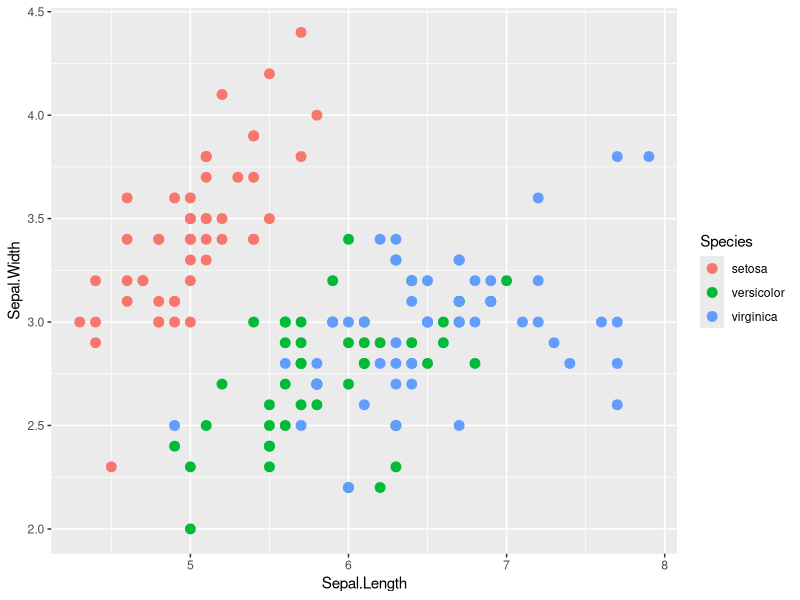
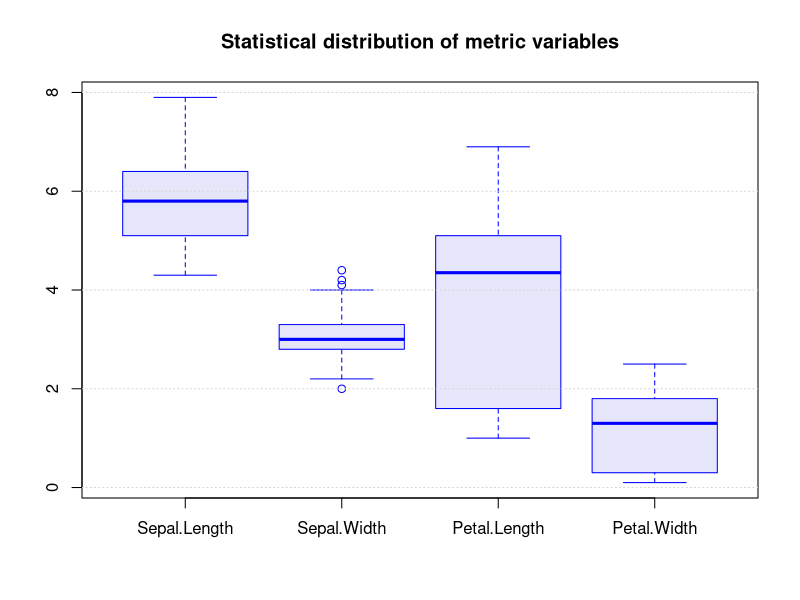
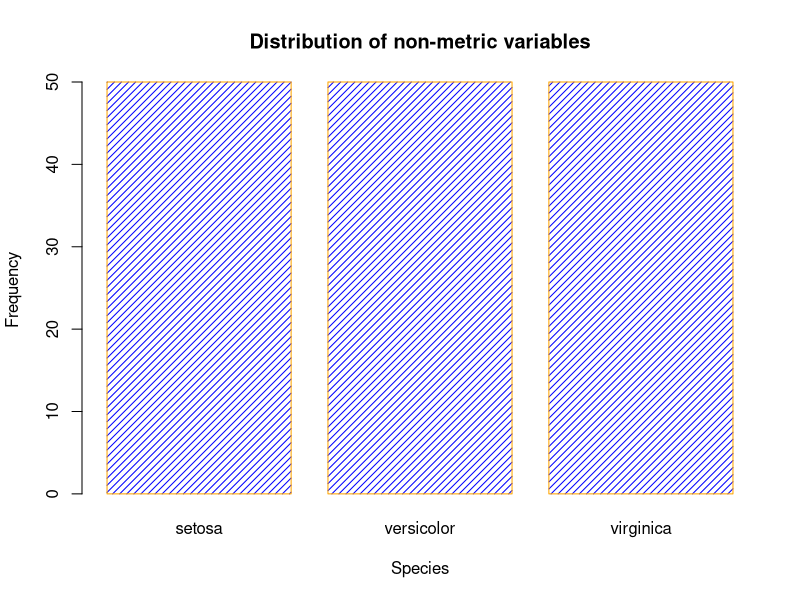

The R script that drew these images, in order:
# data visualization practice

library(dplyr)
iris

library(ggplot2)
ggplot(data=iris, aes(x=Sepal.Length, y=Sepal.Width, color=Species)) + geom_point(size=3)

summary(iris)
boxplot(iris[,-5], col='lavender', border='blue', main="Statistical distribution of metric variables")
grid(nx=NA, ny=NULL)

str(iris)

barplot(table(iris$Species), main = "Distribution of non-metric variables",
        xlab = "Species", ylab = "Frequency", 
        border = "orange", col = "blue", density = 20)
